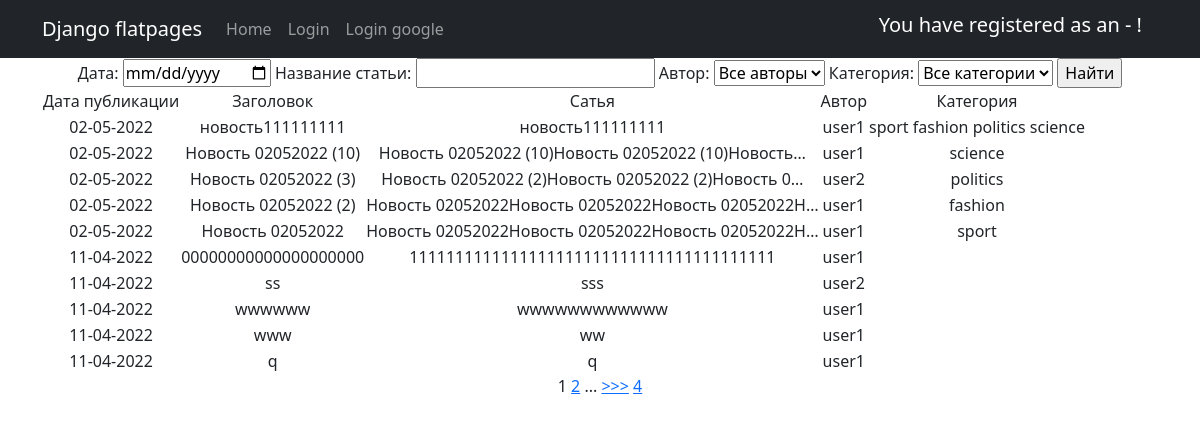
Page /news/search/ on the earlier database version.
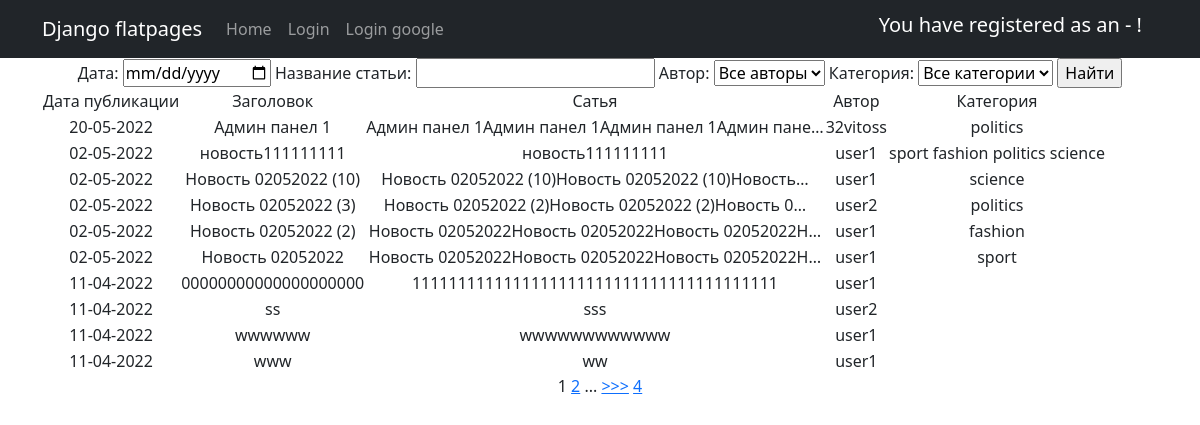
Same page on the later database version.
### News_Portal/models.py (models this page shows, shortened)
class Post(models.Model):
    title = models.CharField(max_length=255)
    text = models.TextField()
    rating = models.SmallIntegerField(default=0)
    NEWS = 'NW'
    ARTICLE = 'AR'
    CAT_CHOICES = (
        (NEWS, 'Новость'),
        (ARTICLE, 'Статья'),
    )
    type = models.CharField(max_length=2, choices=CAT_CHOICES, default=ARTICLE)
    date = models.DateTimeField(auto_now_add=True)
    author = models.ForeignKey(Author, on_delete=models.CASCADE)
    category = models.ManyToManyField(Category, through='PostCategory')
    isUpdated = models.BooleanField(default=False)

class Author(models.Model):
    user = models.OneToOneField(User, on_delete=models.CASCADE)
    rating = models.SmallIntegerField(default=0)
    def __str__(self):
        return f'{self.user}'

class Category(models.Model):
    name = models.CharField(max_length=255, unique=True)
    subscribers = models.ManyToManyField(User, )
    def __str__(self):
        return f'{self.name}'

### News_Portal/views.py (the view)
# urls.py: path('search/', PostSearchView.as_view(), name='news_search'),
class PostSearchView(ListView):
    model = Post  # указываем модель, объекты которой мы будем выводить
    template_name = 'new_search.html'  # указываем имя шаблона, в котором будет лежать HTML, в котором будут все инструкции о том, как именно пользователю должны вывестись наши объекты
    context_object_name = 'news'
    paginate_by = 10  # поставим постраничный вывод в 10 элементов
    ordering = ['-id']
    def get_filter(self):
        return PostSearch(self.request.GET, queryset=super().get_queryset())
    def get_queryset(self):
        return self.get_filter().qs
    def get_context_data(self, **kwargs):
        return {
            **super().get_context_data(**kwargs),
            'filter': self.get_filter(),
        }

### News_Portal/templatetags/custom_tags.py (called while the page is built)
@register.simple_tag(takes_context=True) #сообщаеv Django, что для работы тега требуется передать контекст
def url_replace(context, **kwargs):
   d = context['request'].GET.copy() #скопировать все параметры текущего запроса
   for k, v in kwargs.items():
       d[k] = v #по указанным полям устанавливаем новые значения
   return d.urlencode()

### templates/new_search.html (shortened to what this page needs)
{% extends 'flatpages/default.html' %}
{% load custom_tags %}
{% block content %}
    <form method="GET">
        {{ filter.form }}
        <input type="submit" value="Найти">
    </form>
    {% if news %}
        <table>
            <tr>
                <td>Дата публикации</td>
                <td>Заголовок</td>
                <td>Сатья</td>
                <td>Автор</td>
                <td>Категория</td>
            </tr>
            {% for new in news %}
                <tr>
                    <td>{{ new.date|date:'d-m-Y' }}</td>
                    <td>{{ new.title }}</td>
                    <td>{{ new.text|truncatechars:50 }}</td>
                    <td>{{ new.author.user }}</td>
                    <td>
                        {% for category in new.category.all %}
                            {{ category }}
                        {% endfor %}
                    </td>
                </tr>
            {% endfor %}
        </table>
    {% else %}
        <h2>НОВОСТЕЙ НЕТ!</h2>
    {% endif %}
    {% if is_paginated %}
        {{ page_obj.number }}
        {% if page_obj.has_next %}
            <a href="?{% url_replace page=page_obj.next_page_number %}">{{ page_obj.next_page_number }}</a>
            {% if paginator.num_pages != page_obj.next_page_number %}
                ...
                <a href="?{% url_replace page=page_obj.next_page_number %}">>>></a>
                <a href="?{% url_replace page=page_obj.paginator.num_pages %}">{{ page_obj.paginator.num_pages }}</a>
            {% endif %}
        {% endif %}
    {% endif %}
{% endblock content %}

### templates/flatpages/default.html (shortened to what this page needs)
<!DOCTYPE html>
<html lang="en">
    <head>
         {% load static %}
        <link href="{% static 'css/styles.css' %}" rel="stylesheet" />
    </head>
    <body>
        <nav class="navbar navbar-expand-lg navbar-dark bg-dark static-top">
           <div class="container">
               <a class="navbar-brand" href="#">Django flatpages</a>
               <div class="collapse navbar-collapse" id="navbarResponsive">
                   <ul class="navbar-nav ml-auto">
                       <li class="nav-item active">
                           <a class="nav-link" href="/news/">Home</a>
                       </li>
                       <li class="nav-item active">
                           <a class="nav-link" href="/sign/login">Login</a>
                       </li>
                       <li class="nav-item active">
                           <a class="nav-link" href="/accounts/login">Login google</a>
                       </li>
                   </ul>
               </div>
               {% load account %}
                <h1 class="navbar-brand">You have registered as an - {{ user.username }}!</h1>
           </div>
        </nav>
        <div class="container">
           <div class="row">
               <div class="col-lg-12 text-center">
                   {% block content %}{% endblock content %}
               </div>
           </div>
        </div>
    </body>
</html>

Differences in the rows shown:
no longer on this page (row unchanged): Post: date "11-04-2022", title "q", text "q", author.user "user1"
added Post: date "20-05-2022", title "Админ панел 1", text "Админ панел 1Админ панел 1Админ панел 1Админ пане…", author.user "32vitoss", Category (name "politics")
